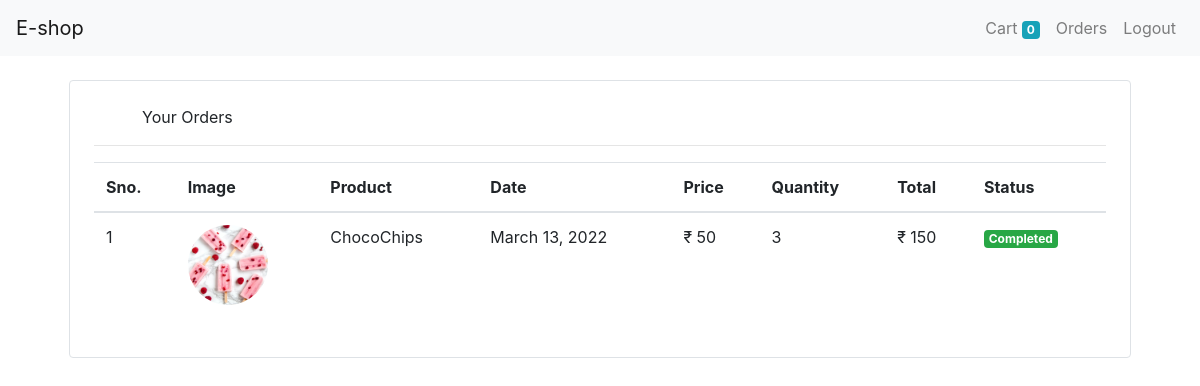
The app's page /orders (signed in) with its own data.
### shop/models/orders.py (models this page shows, shortened)
class Order(models.Model):
    product = models.ForeignKey(Product, on_delete=models.CASCADE)
    customer = models.ForeignKey(Customer,on_delete=models.CASCADE)
    quantity = models.IntegerField(default=1)
    price = models.IntegerField()
    address = models.CharField(max_length=50, default='',blank=True)
    phone = models.CharField(max_length=50, default='', blank=True)
    date = models.DateField(default=datetime.datetime.today())
    status = models.BooleanField(default=False)
    @staticmethod
    def get_orders_by_customer(customer_id):
        return Order.objects.filter(customer = customer_id).order_by('-date')

### shop/models/product.py (models this page shows, shortened)
class Product(models.Model):
    name = models.CharField(max_length=50)
    price = models.IntegerField(default=0)
    category = models.ForeignKey(Category, on_delete=models.CASCADE, default=1)
    description = models.CharField(max_length=50, default='', null=True, blank=True)
    image = models.ImageField(upload_to='uploads/products/')

### shop/middlewares/auth.py (the view)
    def middleware(request):
        print(request.session.get('customer'))
        returnUrl = request.META['PATH_INFO']
        print(request.META['PATH_INFO'])
        if not request.session.get('customer'):
            return redirect(f'login?return_url={returnUrl}')
        response = get_response(request)
        return response

### shop/templatetags/custom_filter.py (called while the page is built)
@register.filter(name='currency')
def currency(number):
    return '₹ '+str(number)

@register.filter(name='multiply')
def multiply(number, number1):
    return number*number1

### shop/views/orders.py (called while the page is built)
    def get(self,request):
        customer = request.session.get('customer')
        orders = Order.get_orders_by_customer(customer)
        return render(request, 'orders.html',{'orders': orders})

### shop/templates/orders.html
{%extends 'base.html'%} {% block content %} {% load cart%} {% load custom_filter%}
<div class="container">
    <div class="border rounded p-4 m-4">
        <p class="display pl-4 ml-4">Your Orders</p>
        <hr>
        <table class="table">
            <thead>
                <tr>
                    <th>Sno.</th>
                    <th>Image</th>
                    <th>Product</th>
                    <th>Date</th>
                    <th>Price</th>
                    <th>Quantity</th>
                    <th>Total</th>
                    <th>Status</th>
                </tr>
            </thead>
            <tbody>
                {%for order in orders%}
                <tr>
                    <td>{{forloop.counter}}</td>
                    <td><img style="height: 80px" class='rounded-circle' src="{{order.product.image.url}}" alt=""></td>
                    <td>{{order.product.name}}</td>
                    <td>{{order.date}}</td>
                    <td>{{order.price|currency}}</td>
                    <td>{{order.quantity}}</td>
                    <td>{{order.quantity|multiply:order.price|currency}}</td>
                    {%if order.status %}
                    <td><small class="badge badge-success">Completed</small></td>
                    {%else%}
                    <td><small class="badge badge-success">Completed</small></td>
                    {%endif%}
                </tr>
                {%endfor%}
            </tbody>
        </table>
    </div>
</div>
{% endblock %}

### records on screen
Order: product.image (picture), product.name "ChocoChips", date "March 13, 2022", price "₹ 50", quantity "3", quantity|multiply "₹ 150", status "Completed"

### other values on screen
{{ request.session.cart.keys|length }} "0"
